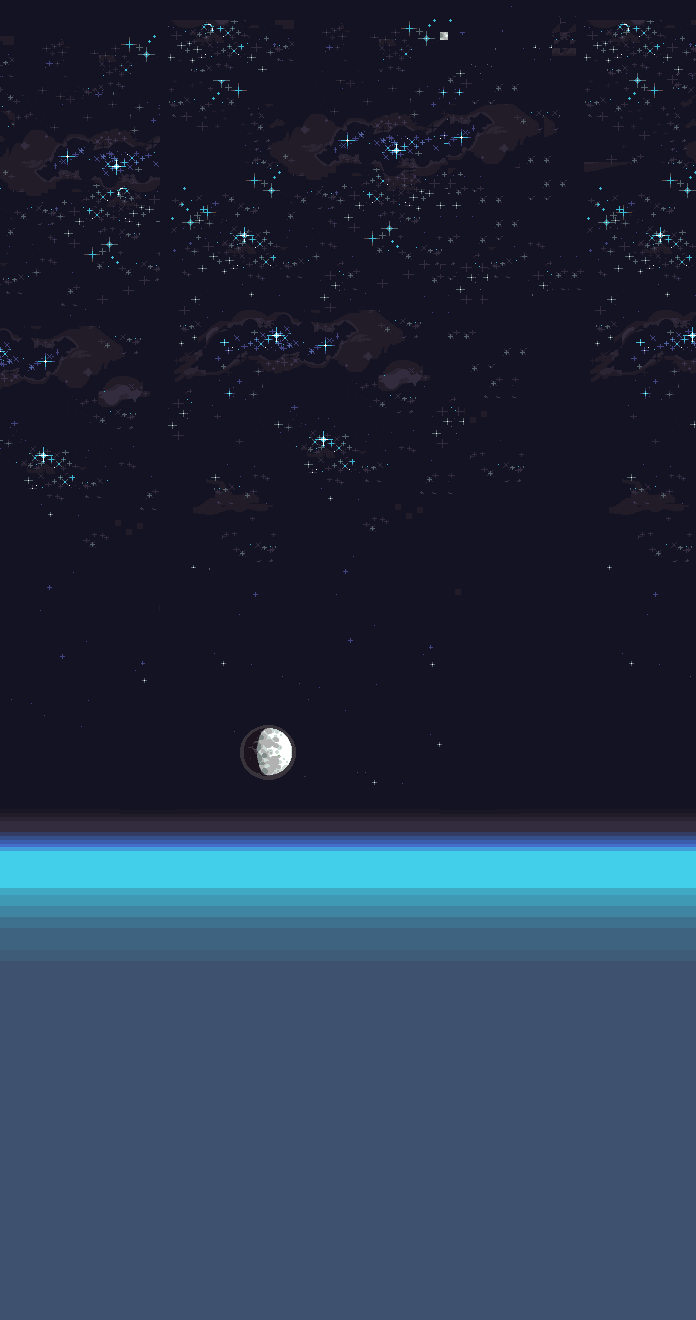

This game map was drawn from its Tiled (.tmx) file and the tilesets committed beside it. A one-line description and the trimmed map source follow:
An orthogonal 87x165 tile map with 8x8 px tiles, 1 tile layer (Tile Layer 1).

<map version="1.0" orientation="orthogonal" renderorder="right-down" width="87" height="165" tilewidth="8" tileheight="8" backgroundcolor="#141324" nextobjectid="1">
 <properties>
  <property name="name" value="starfield" />
  <property name="script" value="intro_1" />
  <property name="subtitle" value="starfield" />
  <property name="title" value="starfield" />
 </properties>
 <tileset firstgid="1" source="starfield.tsx" />
 <layer name="Tile Layer 1" width="87" height="165">
  <data>[14355 cells, 12938 non-empty, 4488 distinct tile ids]</data>
 </layer>
</map>
